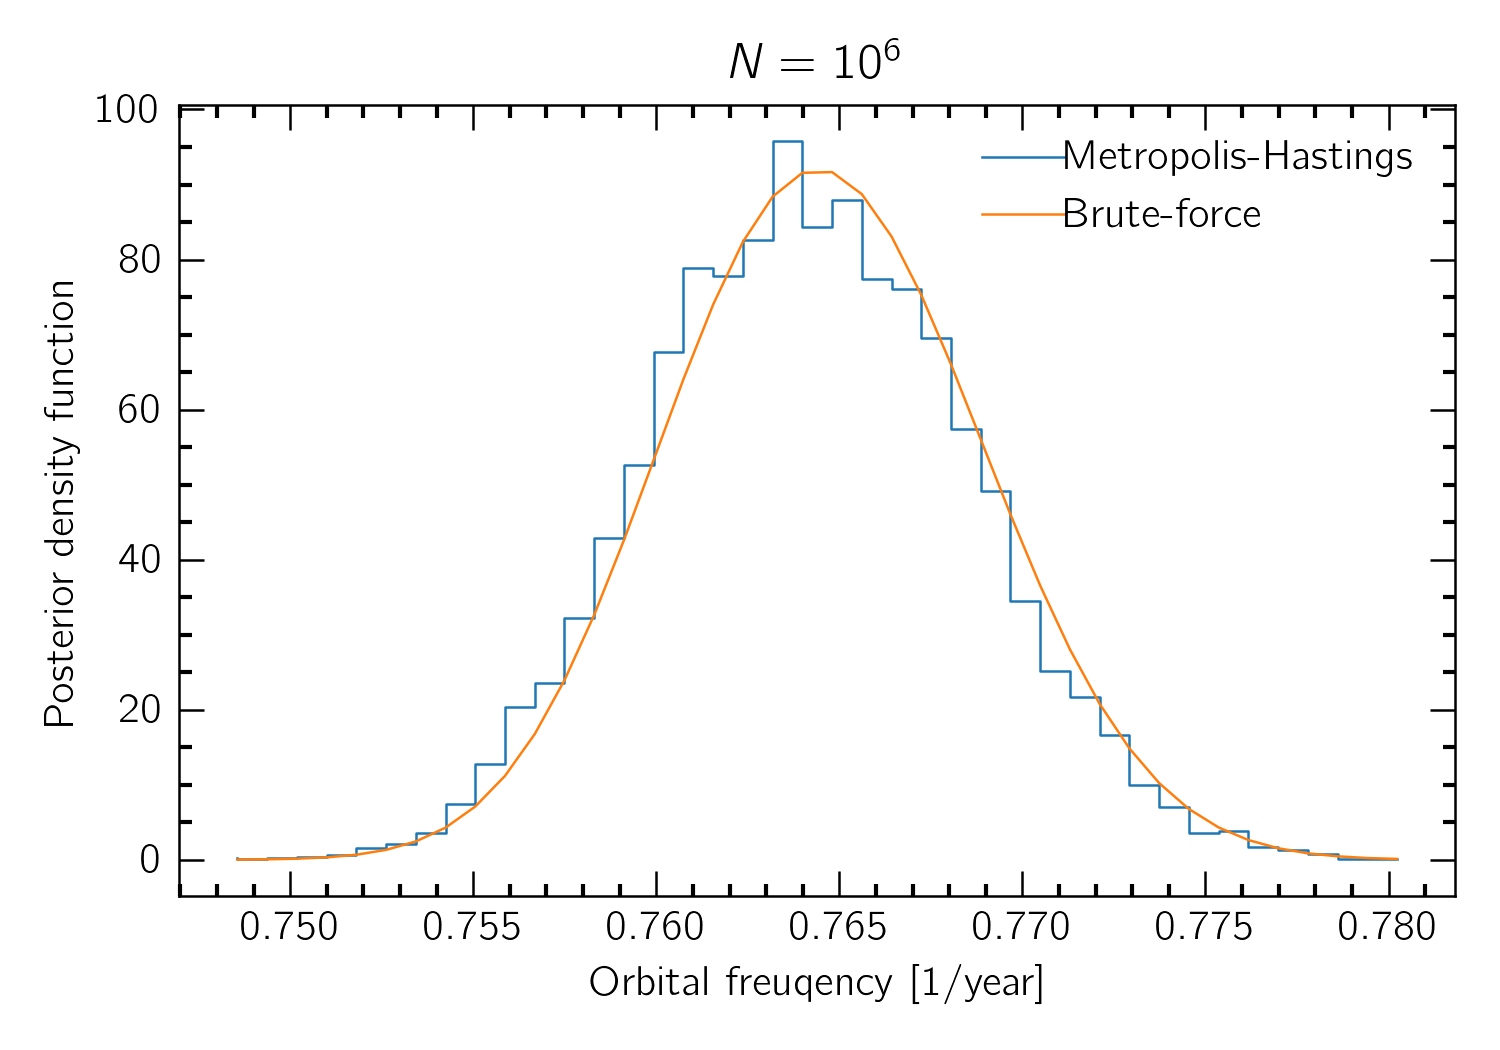

The Python source for this figure:
import numpy as np
import matplotlib.pyplot as plt

tp = np.load("rv.npz")
A = tp["A"]
sig = tp["err"]
t = tp["t"]
rv = tp["rv"]
per = tp["per"]

Nmc = int(1e6)

x=np.zeros(Nmc+1)
x[0]=0.2
ll = -0.5*sig**-2*np.sum((rv-np.cos(2*np.pi*x[0]*t))**2)
for i in range(1,Nmc):
   xprop = np.random.rand()+0.4
   #xprop = x[i-1]+np.random.randn()*0.1
   newll = -0.5*sig**-2*np.sum((rv-np.cos(2*np.pi*xprop*t))**2)
   u = np.random.rand()
   if u<min(1,np.exp(newll-ll)):
      print ("Accept: %f, %f, %f"%(xprop,ll,newll))
      x[i] = xprop
      ll = newll
   else:
      x[i] = x[i-1]
      #print ("Reject: %f, %f, %f"%(xprop,ll,newll))

plt.figure(figsize=(6,3))
plt.subplot(121)
plt.plot(x[:100],'k')
plt.ylabel("Monte-Carlo values")
plt.xlabel("Iteration")
plt.subplot(122)
plt.plot(x[100:-1],'k',linewidth=0.1)
plt.xlabel("Iteration")
plt.tight_layout()
plt.savefig("rv_mc_values.png")
plt.show()
plt.close();
x=x[100:-1]

y1,x1 = np.histogram(x,bins=40)
xvec = 0.5*(x1[1:]+x1[:-1])
y = y1.astype(float)
dx = xvec[1]-xvec[0]
y/=dx*np.sum(y)
# Brute force calculation
log_post = np.zeros(xvec.shape)
for i in range(len(log_post)):
   log_post[i] = -0.5*sig**-2*np.sum((rv-np.cos(2*np.pi*xvec[i]*t))**2)
log_post-=np.amax(log_post)
post = np.exp(log_post)
post/=dx*np.sum(post)

plt.step(xvec,y,label="Metropolis-Hastings")
plt.plot(xvec,post,label="Brute-force")
plt.legend()
#plt.xlim([0.4,1.4])
plt.xlabel("Orbital freuqency [1/year]")
plt.ylabel("Posterior density function")
plt.title(r"$N = 10^{%d}$"%np.log10(Nmc))
#plt.yscale("log")
plt.tight_layout()
plt.savefig("rv_mh.png")
plt.show()
plt.close()
